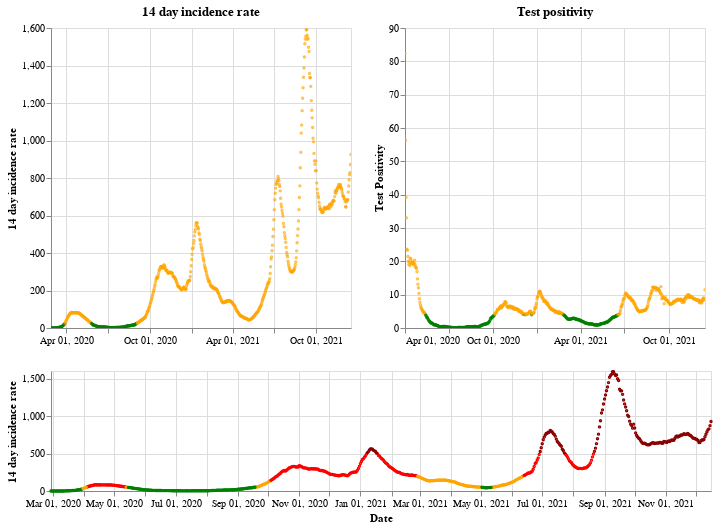

Notebook code cell kept with this figure:
### Markdown cell above
## Scotland

### Code cell
plot_traffic_light('Scotland')

### Figure 1 — Vega-Lite specification as saved in the notebook (floating-point values rounded to 4 significant figures; data arrays with more than 128 entries replaced by an {"elided": "..."} marker saying what was removed)
{"config": {"view": {"continuousWidth": 400, "continuousHeight": 300}}, "vconcat": [{"hconcat": [{"mark": {"type": "point", "size": 2}, "encoding": {"color": {"condition": {"value": "green", "test": "(datum.twoWeeklyCasesRate <= 25)"}, "value": "orange"}, "tooltip": [{"type": "nominal", "field": "areaName"}, {"type": "temporal", "field": "date"}, {"type": "quantitative", "field": "twoWeeklyCasesRate"}, {"type": "quantitative", "field": "testPositivity"}], "x": {"type": "temporal", "axis": {"title": ""}, "field": "date", "scale": {"domain": {"selection": "DateBrush"}}, "timeUnit": "yearmonthdate"}, "y": {"type": "quantitative", "axis": {"title": "14 day incidence rate"}, "field": "twoWeeklyCasesRate"}}, "title": "14 day incidence rate", "width": 300}, {"mark": {"type": "point", "size": 2}, "encoding": {"color": {"condition": {"value": "green", "test": "(datum.testPositivity <= 4)"}, "value": "orange"}, "tooltip": [{"type": "nominal", "field": "areaName"}, {"type": "temporal", "field": "date"}, {"type": "quantitative", "field": "twoWeeklyCasesRate"}, {"type": "quantitative", "field": "testPositivity"}], "x": {"type": "temporal", "axis": {"title": ""}, "field": "date", "scale": {"domain": {"selection": "DateBrush"}}, "timeUnit": "yearmonthdate"}, "y": {"type": "quantitative", "axis": {"title": "Test Positivity"}, "field": "testPositivity"}}, "title": "Test positivity", "width": 300}]}, {"layer": [{"mark": {"type": "point", "size": 2}, "encoding": {"color": {"condition": {"value": "orange", "test": "(((datum.testPositivity < 4) && (datum.twoWeeklyCasesRate >= 50)) && (datum.twoWeeklyCasesRate < 200))"}, "value": "red"}, "opacity": {"condition": {"value": 1, "test": "((datum.twoWeeklyCasesRate >= 50) && (datum.twoWeeklyCasesRate < 500))"}, "value": 0}, "tooltip": [{"type": "nominal", "field": "areaName"}, {"type": "temporal", "field": "date"}, {"type": "quantitative", "field": "twoWeeklyCasesRate"}, {"type": "quantitative", "field": "testPositivity"}], "x": {"type": "temporal", "axis": {"title": "Date"}, "field": "date", "timeUnit": "yearmonthdate"}, "y": {"type": "quantitative", "axis": {"title": "14 day incidence rate"}, "field": "twoWeeklyCasesRate"}}, "selection": {"DateBrush": {"type": "interval", "encodings": ["x"], "fields": ["Time"]}}}, {"mark": {"type": "point", "size": 2}, "encoding": {"color": {"value": "darkred"}, "opacity": {"condition": {"value": 1, "test": "(datum.twoWeeklyCasesRate >= 500)"}, "value": 0}, "tooltip": [{"type": "nominal", "field": "areaName"}, {"type": "temporal", "field": "date"}, {"type": "quantitative", "field": "twoWeeklyCasesRate"}, {"type": "quantitative", "field": "testPositivity"}], "x": {"type": "temporal", "axis": {"title": "Date"}, "field": "date", "timeUnit": "yearmonthdate"}, "y": {"type": "quantitative", "axis": {"title": "14 day incidence rate"}, "field": "twoWeeklyCasesRate"}}}, {"mark": {"type": "point", "size": 2}, "encoding": {"color": {"condition": {"value": "green", "test": "((datum.testPositivity < 4) && (datum.twoWeeklyCasesRate < 50))"}, "value": "orange"}, "opacity": {"condition": {"value": 1, "test": "(datum.twoWeeklyCasesRate < 50)"}, "value": 0}, "tooltip": [{"type": "nominal", "field": "areaName"}, {"type": "temporal", "field": "date"}, {"type": "quantitative", "field": "twoWeeklyCasesRate"}, {"type": "quantitative", "field": "testPositivity"}], "x": {"type": "temporal", "axis": {"title": "Date"}, "field": "date", "timeUnit": "yearmonthdate"}, "y": {"type": "quantitative", "axis": {"title": "14 day incidence rate"}, "field": "twoWeeklyCasesRate"}}}], "height": 120, "width": 660}], "data": {"name": "data-96cdc2d6a83d099c3ebc8871e3b4823f"}, "$schema": "https://vega.github.io/schema/vega-lite/v4.8.1.json", "datasets": {"data-96cdc2d6a83d099c3ebc8871e3b4823f": {"elided": "658 records"}}}
